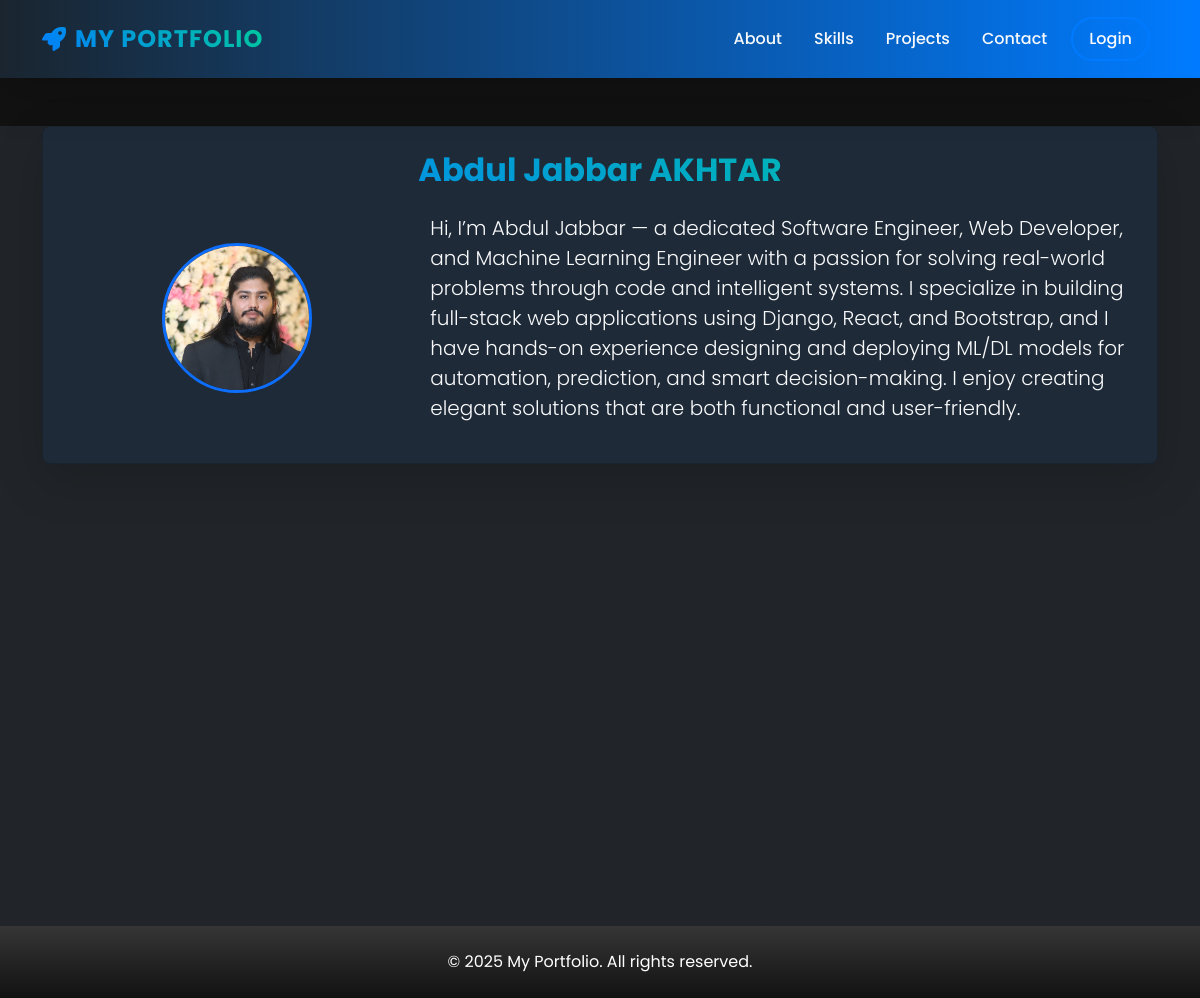
The page /about/ on the database its author committed.
### portfolio/models.py (models this page shows, shortened)
class Profile(models.Model):
    user = models.OneToOneField(User, on_delete=models.CASCADE)
    bio = models.TextField(blank=True)
    profile_picture = models.ImageField(upload_to='uploads/', blank=True, null=True)

### portfolio/views.py (the view)
# urls.py: path('about/', views.about, name='about'),
def about(request):
    profile = Profile.objects.filter(user__is_active=True).first()
    return render(request, 'about.html', {'profile': profile})

### portfolio/templates/about.html
{% extends 'base.html' %}
{% load static %}
{% block content %}
<div class="container my-5">
    <div class="card shadow-lg p-4 rounded-3 bg-dark-card">
        <h2 class="text-center mb-4 fw-bold text-gradient">Abdul Jabbar AKHTAR</h2>
        <div class="row align-items-center">
            <div class="col-md-4 text-center">
                <img src="{% if profile.profile_picture %}{{ profile.profile_picture.url }}{% else %}{% static 'uploads/default.jpg' %}{% endif %}" class="rounded-circle mb-3 border border-3 border-primary" alt="Profile Picture" style="width: 150px; height: 150px; object-fit: cover;">
            </div>
            <div class="col-md-8">
                <p class="lead text-light">{{ profile.bio|default:"I am a passionate individual dedicated to creating innovative solutions and showcasing my skills through impactful projects." }}</p>
            </div>
        </div>
    </div>
</div>
{% endblock %}

### portfolio/static/css/styles.css (style rules this page uses)
:root { --primary: #007bff; --secondary: #6c757d; --accent: #00cc99; --dark: #1a252f; --light: #f8f9fa; --dark-bg: #121212; --dark-card: #1e2a38; --nav-hover: #00e6b8; }
body { font-family: 'Poppins', sans-serif; background-color: var(--dark-bg); color: var(--light); }
.text-gradient { background: linear-gradient(45deg, var(--primary), var(--accent)); -webkit-background-clip: text; -webkit-text-fill-color: transparent; }
.card { transition: transform 0.3s ease, box-shadow 0.3s ease; border-radius: 12px; background-color: var(--dark-card); }

### rows shown on the page
Profile: profile_picture (placeholder picture), bio "Hi, I’m Abdul Jabbar — a dedicated Software Engineer, Web Developer, and Machine Learning Engineer with a passion for solving real-world problems through code and intelligent systems. I specialize in building full-stack web applications using Django, React, and Bootstrap, and I have hands-on experience designing and deploying ML/DL models for automation, prediction, and smart decision-making. I enjoy creating elegant solutions that are both functional and user-friendly."
